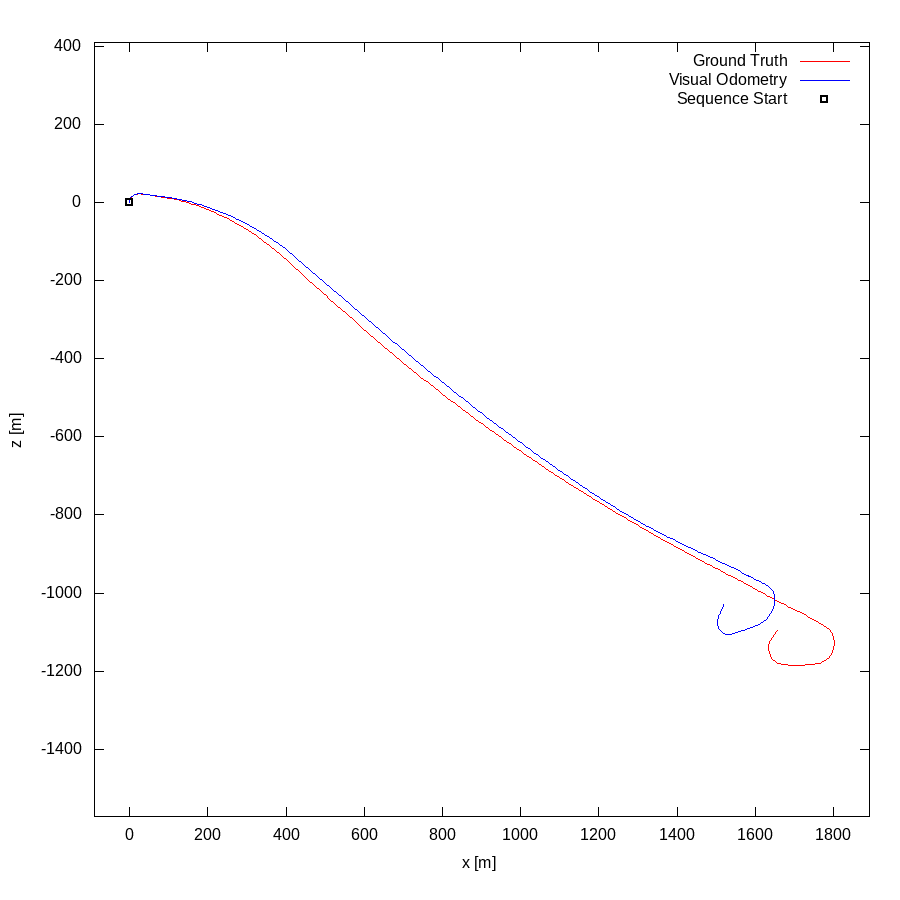

The gnuplot source for this figure:
set term postscript eps enhanced color
set output "01.eps"
set size ratio -1
set xrange [-90:1892]
set yrange [-1572:409]
set xlabel "x [m]"
set ylabel "z [m]"
plot "01.txt" using 1:2 lc rgb "#FF0000" title 'Ground Truth' w lines,"01.txt" using 3:4 lc rgb "#0000FF" title 'Visual Odometry' w lines,"< head -1 01.txt" using 1:2 lc rgb "#000000" pt 4 ps 1 lw 2 title 'Sequence Start' w points
